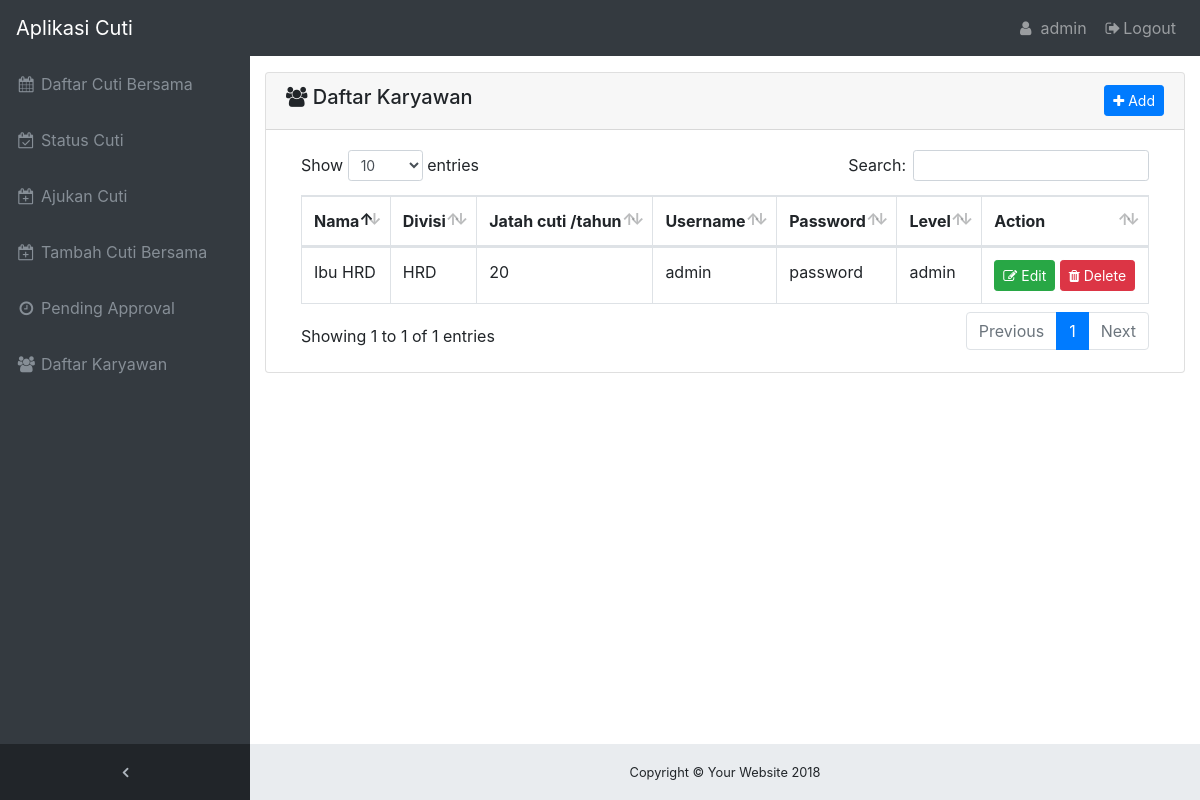
The app's page /?page=daftar-karyawan (signed in) with its own data.
### tables this page shows
CREATE TABLE `karyawan` (
  `id` int(11) NOT NULL AUTO_INCREMENT,
  `nama` varchar(50) NOT NULL,
  `divisi` varchar(50) NOT NULL,
  `jatah_cuti_per_tahun` int(3) NOT NULL,
  `username` varchar(200) NOT NULL,
  PRIMARY KEY (`id`),
  KEY `username` (`username`),
  CONSTRAINT `karyawan_ibfk_3` FOREIGN KEY (`username`) REFERENCES `users` (`username`) ON DELETE CASCADE ON UPDATE CASCADE
);

CREATE TABLE `users` (
  `username` varchar(200) NOT NULL,
  `password` varchar(600) NOT NULL,
  `level` varchar(8) NOT NULL,
  PRIMARY KEY (`username`)
);

### module/daftar-karyawan.php (the view, shortened to what this page needs)
<?php
  function view() {
    include "config/connection.php";
    $result = mysqli_query($con,"SELECT *, karyawan.id AS pilih FROM karyawan
      INNER JOIN users
      ON karyawan.username = users.username
    ");
    while ($row = mysqli_fetch_array($result)) {
?>
  <tr>
    <td><?= $row['nama']; ?></td>
    <td><?= $row['divisi']; ?></td>
    <td><?= $row['jatah_cuti_per_tahun']; ?></td>
    <td><?= $row['username']; ?></td>
    <td><?= $row['password']; ?></td>
    <td><?= $row['level']; ?></td>
    <td>
      <form action="index.php?page=daftar-karyawan" method="post">
        <a href="index.php?page=daftar-karyawan&id=<?= $row['pilih']; ?>" class="btn btn-sm btn-success">
          <i class="fa fa-edit"></i> Edit
        </a>
        <button type="submit" name="submit" value="delete" class="btn btn-sm btn-danger">
          <i class="fa fa-trash"></i> Delete
        </button>
      </form>
    </td>
  </tr>
<?php
    }
  }
?>

### css/sb-admin.css (style rules this page uses)
html { position: relative; min-height: 100%; }
body { overflow-x: hidden; }
body.sticky-footer { margin-bottom: 56px; }
body.fixed-nav { padding-top: 56px; }

### records on screen
karyawan: nama "Ibu HRD", divisi "HRD", jatah_cuti_per_tahun "20", username.username "admin", username.password "password", username.level "admin"

### other values on screen
$_SESSION["username"] "admin"
